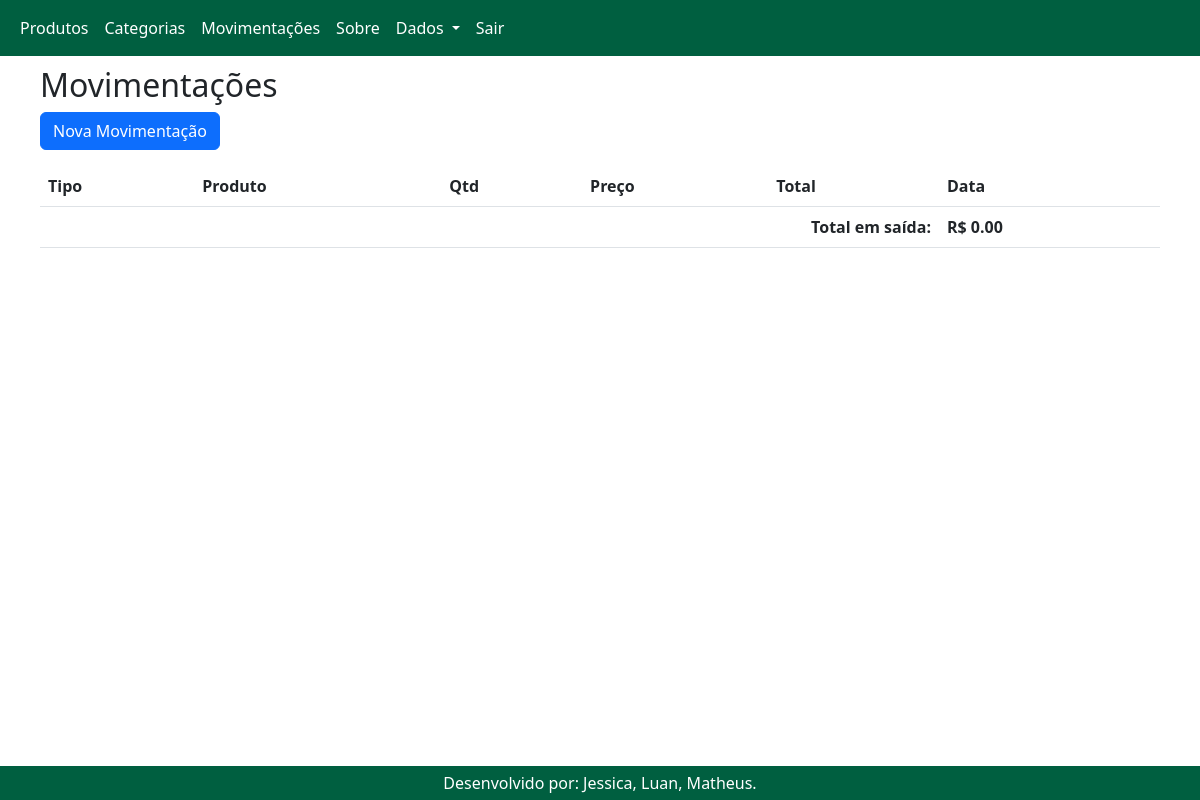
Page /movimentacoes on the earlier database version.
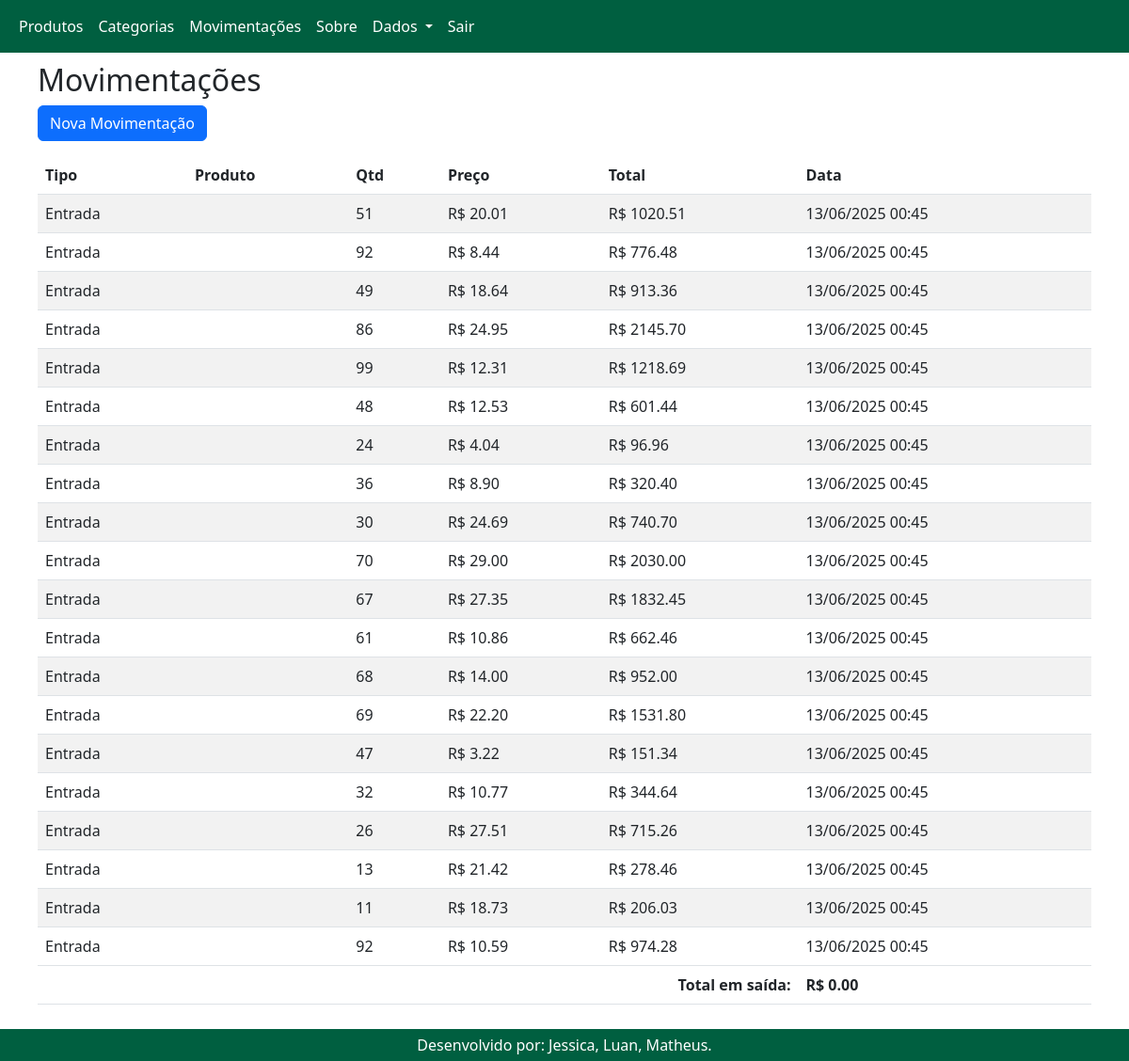
Same page on the later database version.
### app.py (models this page shows)
class Movimentacao(db.Model):
    id = db.Column(db.Integer, primary_key=True)
    tipo = db.Column(db.String(10))  # Entrada ou Saída
    produto_id = db.Column(db.Integer, db.ForeignKey('produto.id'))
    produto = db.relationship('Produto')
    quantidade = db.Column(db.Integer)
    preco = db.Column(db.Integer, default=0)
    data = db.Column(db.DateTime, default=datetime.utcnow)

### app.py (the view)
@app.route('/movimentacoes')
def listar_movimentacoes():
    movimentacoes = Movimentacao.query.order_by(Movimentacao.data.desc()).all()
    return render_template('movimentacoes.html', movimentacoes=movimentacoes)

### templates/movimentacoes.html (shortened to what this page needs)
{% extends 'base.html' %}
{% block content %}
<h2>Movimentações</h2>
<a href="/movimentacao/nova" class="btn btn-primary mb-3">Nova Movimentação</a>
<table class="table table-striped">
    <thead>
        <tr>
            <th>Tipo</th>
            <th>Produto</th>
            <th>Qtd</th>
            <th>Preço</th>
            <th>Total</th>
            <th>Data</th>
        </tr>
    </thead>
    <tbody>
        {% for m in movimentacoes %}
        <tr>
            <td>{{ m.tipo }}</td>
            <td>{{ m.produto.nome }}</td>
            <td>{{ m.quantidade }}</td>
            <td>R$ {{ '%.2f' | format(m.preco / 100) }}</td>
            <td>R$ {{ '%.2f' | format(m.quantidade * m.preco / 100) }}</td>
            <td>{{ m.data.strftime('%d/%m/%Y %H:%M') }}</td>
        </tr>
        {% endfor %}
    </tbody>
     <tfoot>
            {% set ns = namespace(total=0) %}
            {% for mov in movimentacoes %}
            {%if mov.tipo == 'Saída'%}
            {% set ns.total = ns.total + (mov.quantidade * mov.preco) %}
            {% endif %}
            {% endfor %}
            <tr>
                <th colspan="5" class="text-end">Total em saída:</th>
                <th>R$ {{ '%.2f' | format(ns.total / 100) }}</th>
            </tr>
        </tfoot>
</table>
{% endblock %}

Differences in the rows shown:
added Movimentacao: tipo "Entrada", quantidade "51", m.preco/100 "20.01", m.quantidade*m.preco/100 "1020.51", data "13/06/2025 00:45"
added Movimentacao: tipo "Entrada", quantidade "92", m.preco/100 "8.44", m.quantidade*m.preco/100 "776.48", data "13/06/2025 00:45"
added Movimentacao: tipo "Entrada", quantidade "49", m.preco/100 "18.64", m.quantidade*m.preco/100 "913.36", data "13/06/2025 00:45"
added Movimentacao: tipo "Entrada", quantidade "86", m.preco/100 "24.95", m.quantidade*m.preco/100 "2145.70", data "13/06/2025 00:45"
added Movimentacao: tipo "Entrada", quantidade "99", m.preco/100 "12.31", m.quantidade*m.preco/100 "1218.69", data "13/06/2025 00:45"
added Movimentacao: tipo "Entrada", quantidade "48", m.preco/100 "12.53", m.quantidade*m.preco/100 "601.44", data "13/06/2025 00:45"
added Movimentacao: tipo "Entrada", quantidade "24", m.preco/100 "4.04", m.quantidade*m.preco/100 "96.96", data "13/06/2025 00:45"
added Movimentacao: tipo "Entrada", quantidade "36", m.preco/100 "8.90", m.quantidade*m.preco/100 "320.40", data "13/06/2025 00:45"
added Movimentacao: tipo "Entrada", quantidade "30", m.preco/100 "24.69", m.quantidade*m.preco/100 "740.70", data "13/06/2025 00:45"
added Movimentacao: tipo "Entrada", quantidade "70", m.preco/100 "29.00", m.quantidade*m.preco/100 "2030.00", data "13/06/2025 00:45"
added Movimentacao: tipo "Entrada", quantidade "67", m.preco/100 "27.35", m.quantidade*m.preco/100 "1832.45", data "13/06/2025 00:45"
added Movimentacao: tipo "Entrada", quantidade "61", m.preco/100 "10.86", m.quantidade*m.preco/100 "662.46", data "13/06/2025 00:45"
added Movimentacao: tipo "Entrada", quantidade "68", m.preco/100 "14.00", m.quantidade*m.preco/100 "952.00", data "13/06/2025 00:45"
added Movimentacao: tipo "Entrada", quantidade "69", m.preco/100 "22.20", m.quantidade*m.preco/100 "1531.80", data "13/06/2025 00:45"
added Movimentacao: tipo "Entrada", quantidade "47", m.preco/100 "3.22", m.quantidade*m.preco/100 "151.34", data "13/06/2025 00:45"
added Movimentacao: tipo "Entrada", quantidade "32", m.preco/100 "10.77", m.quantidade*m.preco/100 "344.64", data "13/06/2025 00:45"
added Movimentacao: tipo "Entrada", quantidade "26", m.preco/100 "27.51", m.quantidade*m.preco/100 "715.26", data "13/06/2025 00:45"
added Movimentacao: tipo "Entrada", quantidade "13", m.preco/100 "21.42", m.quantidade*m.preco/100 "278.46", data "13/06/2025 00:45"
added Movimentacao: tipo "Entrada", quantidade "11", m.preco/100 "18.73", m.quantidade*m.preco/100 "206.03", data "13/06/2025 00:45"
added Movimentacao: tipo "Entrada", quantidade "92", m.preco/100 "10.59", m.quantidade*m.preco/100 "974.28", data "13/06/2025 00:45"
